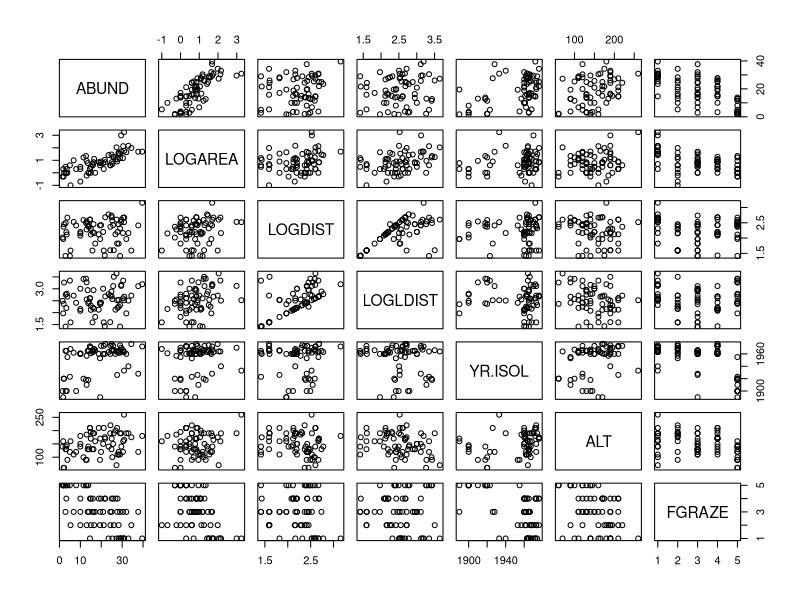
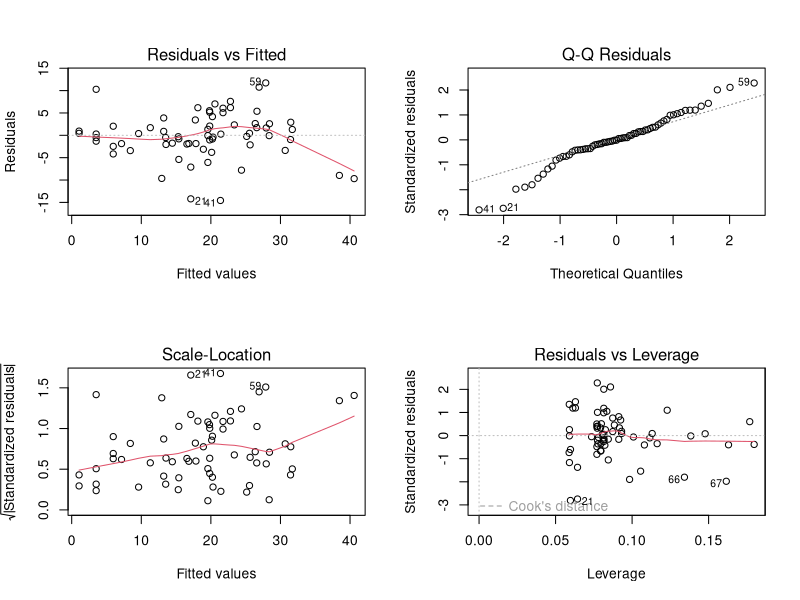

The R source for these figures, in order:
## ----Q2, eval=TRUE, echo=SOLUTIONS, results=SOLUTIONS, collapse=TRUE----------------------------------
loyn <- read.table("./data/loyn.txt", header = TRUE)
str(loyn)
loyn$FGRAZE <- factor(loyn$GRAZE)
loyn$LOGAREA <- log10(loyn$AREA)
loyn$LOGDIST <- log10(loyn$DIST)
loyn$LOGLDIST <- log10(loyn$LDIST)


## ----Q3, eval=TRUE, echo=SOLUTIONS, results=SOLUTIONS, collapse=TRUE----------------------------------
# Example:

# Rank	|	Predictor	|	Biological effect
# 1	    |	LOGAREA	  |	Large patches containing proportionally
#                     more core habitat: enable persistence of
#                     species with larger home ranges. 
# 3	    |	LOGDIST	  |	?
# ?	    |	LOGLDIST	|	?
# 2	    |	YR.ISOL	  |	?
# ?	    |	ALT		    |	?
# ?	    |	FGRAZE	  |	?

# expect to come up with different predictions!
# The main limitation is our lack of insider and expert knowledge of the
# study system and area, of course.


## ----Q4, eval=TRUE, echo=SOLUTIONS, results=SOLUTIONS, collapse=TRUE----------------------------------
VOI<- c("ABUND", "LOGAREA", "LOGDIST", "LOGLDIST", "YR.ISOL", "ALT", "FGRAZE")
pairs(loyn[, VOI])

# There is variable degrees of imbalance (correlation) between predictors
# such as:
# LOGAREA and FGRAZE, 
# LOGDIST and LOGLDIST (quite expected), 
# YR.ISOL and other variables like LOGAREA or FGRAZE, 
# LOGAREA and ALT, 
# but overall a decent spread of observations across these pairs of predictors.

# The relationship between the response variable ABUND and all the predictors
# is visible in the top row:
#  Some potential correlations present like with LOGAREA (positive), 
# YR.ISOl (positive), maybe ALT (positive) and FGRAZE (negative).


## ----Q5, eval=TRUE, echo=SOLUTIONS, results=SOLUTIONS, collapse=TRUE----------------------------------
M1 <- lm(ABUND ~ LOGAREA + LOGDIST + LOGLDIST +
                 YR.ISOL + ALT + FGRAZE,
         data = loyn)


## ----Q6, eval=TRUE, echo=SOLUTIONS, results=SOLUTIONS, collapse=TRUE----------------------------------
anova(M1)
summary(M1)


## ----Q7, eval=TRUE, echo=SOLUTIONS, results=SOLUTIONS, collapse=TRUE----------------------------------
library(car)
vif(M1)

# potential problem with FGRAZE (as seen from data exploration) with LOGAREA
# or YR.ISOL
# ignore for the moment


## ----Q8, eval=TRUE, echo=SOLUTIONS, results=SOLUTIONS, collapse=TRUE----------------------------------
anova(M1)
summary(M1)

# ANOVA allows testing overall significance for categorical predictors,
# which is more handy. 
# But the results of this ANOVA depend on the order of the variables,
# which is arbitrary here.
# We could change the order but there are too many possible permutations
# Summary p-values don't suffer that problem but test different hypotheses
# It would be useful to use an ANOVA that doesn't depend on the order
# of inclusion of the variables


## ----Q9, eval=TRUE, echo=SOLUTIONS, results=SOLUTIONS, collapse=TRUE----------------------------------
drop1(M1, test = "F")

# LOGDIST is the least significant, hence makes the least 
# contribution to the variability explained by the model, 
# with respect to the number of degrees of freedom it uses (1)


## ----Q10, eval=TRUE, echo=SOLUTIONS, results=SOLUTIONS, collapse=TRUE---------------------------------
M2 <- lm(ABUND ~ LOGAREA + LOGLDIST + # removing LOGDIST here
                 YR.ISOL + ALT + FGRAZE,
         data = loyn)

# or use the shortcut:

M2<- update(M1, formula = . ~ . - LOGDIST) # "." means all previous variables
drop1(M2, test = "F")

# YR.ISOL is now the least significant, hence makes the least 
# contribution to the variability explained by the model, 
# with respect to the number of degrees of freedom it uses (1)

M3 <- update(M2, formula = . ~ . - YR.ISOL)
drop1(M3, test = "F")

# LOGLDIST and ALT now the least significant. Choosing on the basis of
# p-values this similar is really quite arbitrary, so would be best guided
# by expert knowledge if we have it.
# in the absence of strong a-priori expertise, we'll go for LOGLDIST

M4 <- update(M3, formula = . ~ . - LOGLDIST)
drop1(M4, test = "F")

# and finally drop ALT from the model
M5 <- lm(ABUND ~ LOGAREA + FGRAZE, data = loyn) # writing model in full for clarity
drop1(M5, test = "F")
# All significant: no more terms to drop. Here we are, back to a
# familiar version of the model!


## ----Q11, eval=TRUE, echo=SOLUTIONS, results=SOLUTIONS, collapse=TRUE---------------------------------
par(mfrow = c(2,2))
plot(M5)

# Seen that already!
# For info:
# To test the normality of residuals assumption we use the Normal Q-Q plot. 
# The central residuals are not too far from the Q-Q line but the extremes
# are too extreme (the tails of the distribution are too long).

# Some observations, both high and low, are poorly explained by the model.
# The plot of the residuals against the fitted values suggests
# these extreme residuals happen for intermediate fitted values.

# Looking at the homogeneity of variance assumption
# (Residuals vs Fitted and Scale-Location plot),
# the graphs are mostly messy, with no clear pattern emerging.
# There is a hint of smaller variance with the lowest fitted values,
# which is not ideal.
# This could mean that the homogeneity of variance assumption is not met
# (i.e. the variances are not the same). 
# The observations with the highest leverage don't appear to be overly
# influential, based on Cook's distances in the Residuals vs Leverage plot.  

# ABUND being bounded by zero, it wouldn't be too surprising that the
# variance increases with the mean abundance.


## ----Q12, eval=TRUE, echo=SOLUTIONS, results=SOLUTIONS, collapse=TRUE---------------------------------
# No we don't, in this simple case:
# when an interaction is significant, the main effects should be left
# in irrespective of significance, because the interaction cannot be
# interpreted correctly without its main effect.

# Likewise, when an interaction is non-significant it must go first,
# and only then the evidence for the main effects can be assessed.

# Because R always includes interactions *after* their main effects
# in the models, the anova of the model returns the same result as drop1, 
# in our simple model which has no interactions with other terms

# Demo:
M6<- lm(ABUND ~ LOGAREA * FGRAZE, data = loyn) # writing the model in full for clarity
anova(M6)
drop1(M6, test= "F") # drop1 is clever enough that it doesn't let you
# see the p-values for the main effect, in the presence of their interaction.


## ----Q13, eval=TRUE, echo=SOLUTIONS, results=SOLUTIONS, collapse=TRUE---------------------------------
# Biologically: what we already found out in the previous LM exercises:
# There is a significant effect of grazing levels, especially the highest
# level with a negative effect on bird abundance

# There is a significant positive effect of patch area, too.

# The relative importance of patch area and grazing is not clear, as these
# are correlated, with smaller patches also having higher grazing intensity
# on average, and larger patches lower grazing intensity.

# Some observations are poorly predicted (fitted) using the set of
# available predictors.

# Methodologically:
# Doing model selection is difficult without an intrinsic / expert knowledge
# of the system, to guide what variables to include.
# Even with this dataset, many more models could have been formulated.
# For example, for me, theory would have suggested to test an interaction 
# between YR.ISOL and LOGDIST (or LOGLDIST?), 
# because LOGDIST will affect dispersal, 
# and the time since isolation of the patch may affect how important
# dispersal has been to maintain or rescue populations 
# (for recently isolated patches, dispersal, and hence distance to nearest
# patches may have a less important effect)

